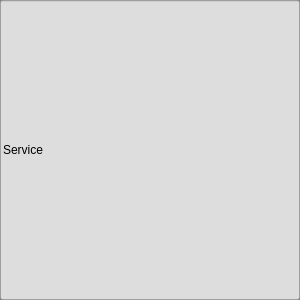
<?xml version="1.0" encoding="UTF-8"?>
<ui version="4.0">
 <class>Widget</class>
 <widget class="QWidget" name="Widget">
  <property name="geometry">
   <rect>
    <x>0</x>
    <y>0</y>
    <width>300</width>
    <height>300</height>
   </rect>
  </property>
  <property name="windowTitle">
   <string>Widget</string>
  </property>
  <widget class="QFrame" name="frame_2">
   <property name="geometry">
    <rect>
     <x>0</x>
     <y>0</y>
     <width>300</width>
     <height>300</height>
    </rect>
   </property>
   <property name="styleSheet">
    <string notr="true">QFrame{
background-color:rgb(162, 162, 162);
color:black
}
QLineEdit{
background-color:white;
color:black
}
QPushButton{
background-color:rgb(207, 207, 207);
color:black
}</string>
   </property>
   <property name="frameShape">
    <enum>QFrame::StyledPanel</enum>
   </property>
   <property name="frameShadow">
    <enum>QFrame::Raised</enum>
   </property>
  </widget>
  <widget class="QLineEdit" name="portEdit">
   <property name="geometry">
    <rect>
     <x>0</x>
     <y>0</y>
     <width>300</width>
     <height>300</height>
    </rect>
   </property>
   <property name="styleSheet">
    <string notr="true">color:black;
font: 50pt &quot;MV Boli&quot;;
background-color:rgb(221, 221, 221)</string>
   </property>
   <property name="text">
    <string>Service</string>
   </property>
  </widget>
 </widget>
 <layoutdefault spacing="6" margin="11"/>
 <resources/>
 <connections/>
</ui>
